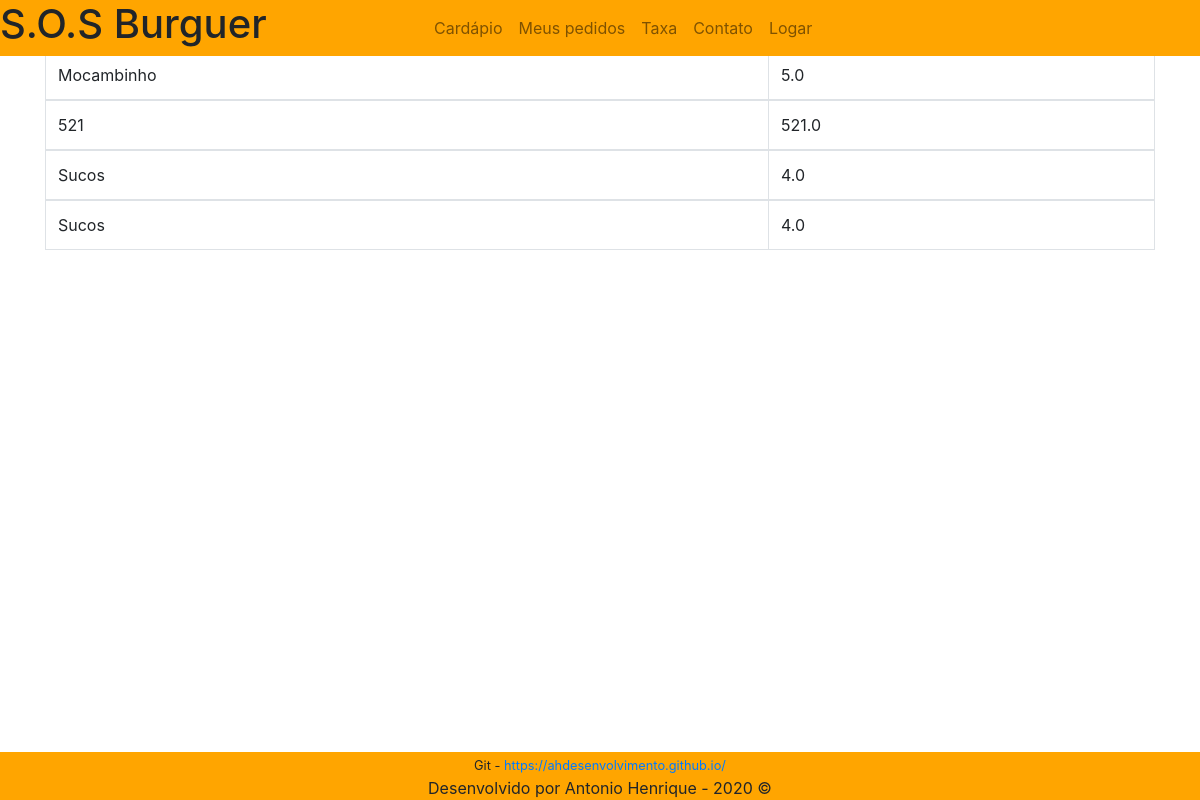
Before: /taxas with the older database file.
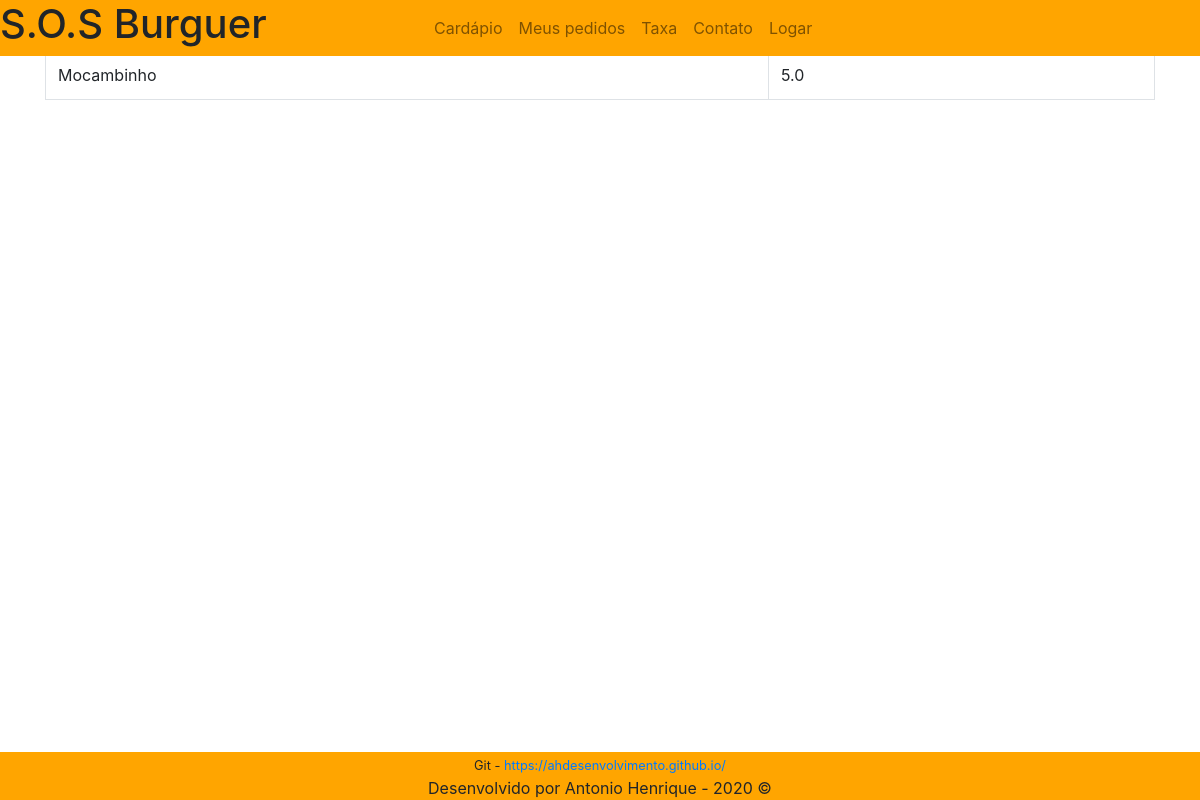
After: the same page with the newer database file.
### core/models.py (models this page shows, shortened)
class Bairro(models.Model):
    cod_bairro = models.AutoField('Código do bairro', primary_key=True)
    nome = models.CharField('Nome do bairro', max_length=30)
    taxa = models.FloatField('Taxa de entrega')
    class Meta:
        verbose_name = 'Bairro'
        verbose_name_plural = 'Bairros'

### core/views.py (the view)
# urls.py: path('taxas', taxas, name='taxas'),
def taxas(request):
    if request.user.is_staff:
        form = TaxasModel(request.POST or None)
        if form.is_valid():
            form.save()
        taxas = Bairro.objects.all()
        return render(request, 'taxas.html', {'taxas': taxas,
                                              'form':form})
    else:
        taxas = Bairro.objects.all()
        return render(request, 'taxa.html', {'taxas':taxas})

### core/templates/taxa.html
{% extends 'base.html' %}
{% load static %}
{% block content %}
    <div class="container ajustar">
        <table class="table table-bordered">
            <thead>
                <tr>
                    <th>Bairro</th>
                    <th>Valor</th>
                </tr>
            </thead>
            {% for i in taxas %}
            <tbody>
                <td>{{i.nome}}</td>
                <td>{{i.taxa}}</td>
            </tbody>
            {% endfor %}
        </table>
    </div>
{% endblock %}

Changed rows visible on the page:
removed Bairro: nome "521", taxa "521.0"
removed Bairro: nome "Sucos", taxa "4.0"
removed Bairro: nome "Sucos", taxa "4.0"
